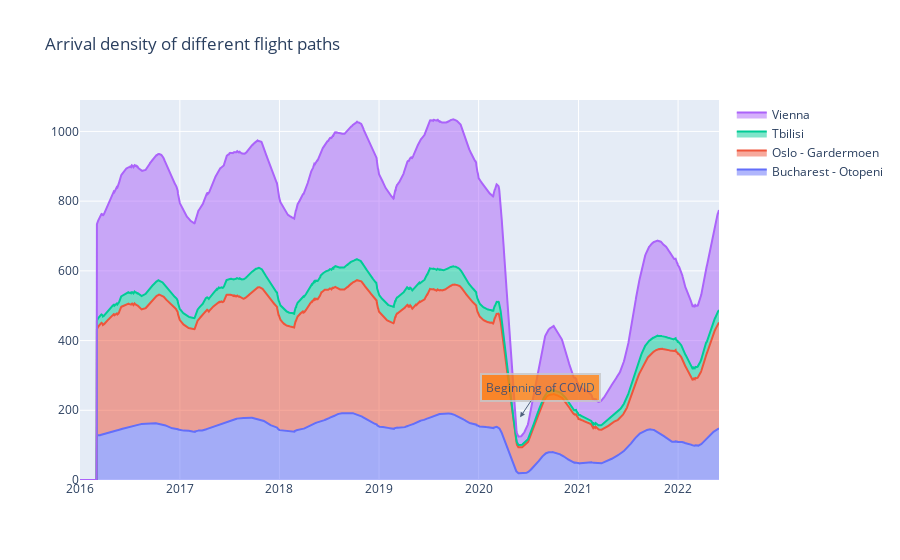

The cell this chart's notebook holds for it:
### Code cell
#Arrival Plot
fig=go.Figure()
for  i in df_arrival.columns:
    fig.add_trace(go.Scatter(
    x = df_arrival.index,
    y = df_arrival[i],
    name = i,
    stackgroup='one')
)

fig.add_annotation(x='2020-06-01 00:00:00+00:00	', y=180,
            text="Beginning of COVID",
            showarrow=True,
            arrowhead=2,
            ax=20,
            ay=-30,
            bordercolor="#c7c7c7",
            borderwidth=2,
            borderpad=4,
            bgcolor="#ff7f0e",
            opacity=0.8)

fig.update_layout(
    title="Arrival density of different flight paths")
fig.show()

### Figure 1 — Plotly figure (JSON) as saved in the notebook; plotly's stock layout.template omitted (floating-point values rounded to 4 significant figures; data arrays with more than 128 entries replaced by an {"elided": "..."} marker saying what was removed)
{"data": [{"name": "Bucharest - Otopeni", "stackgroup": "one", "type": "scatter", "x": {"elided": "2343 str values"}, "y": {"elided": "2343 float values"}}, {"name": "Oslo - Gardermoen", "stackgroup": "one", "type": "scatter", "x": {"elided": "2343 str values"}, "y": {"elided": "2343 float values"}}, {"name": "Tbilisi", "stackgroup": "one", "type": "scatter", "x": {"elided": "2343 str values"}, "y": {"elided": "2343 float values"}}, {"name": "Vienna", "stackgroup": "one", "type": "scatter", "x": {"elided": "2343 str values"}, "y": {"elided": "2343 float values"}}], "layout": {"annotations": [{"arrowhead": 2, "ax": 20, "ay": -30, "bgcolor": "#ff7f0e", "bordercolor": "#c7c7c7", "borderpad": 4, "borderwidth": 2, "opacity": 0.8, "showarrow": true, "text": "Beginning of COVID", "x": "2020-06-01 00:00:00+00:00\t", "y": 180}], "title": {"text": "Arrival density of different flight paths"}}}
